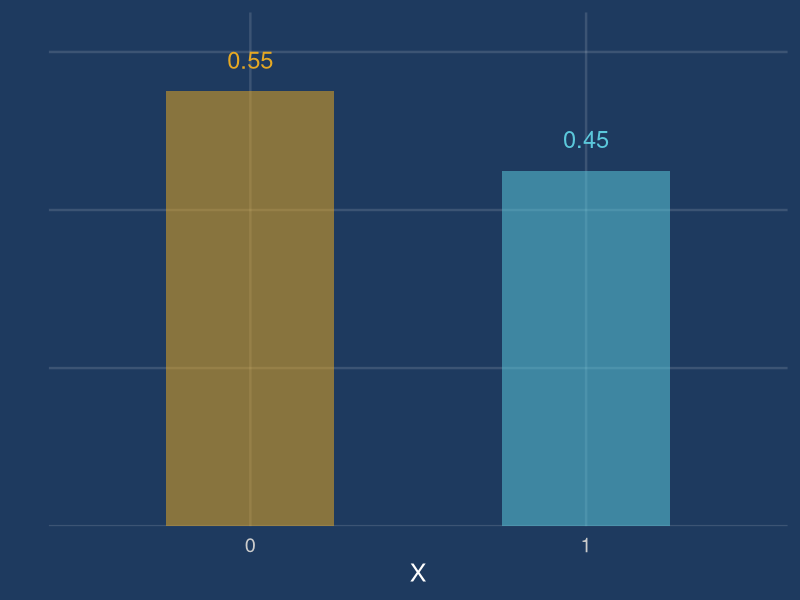
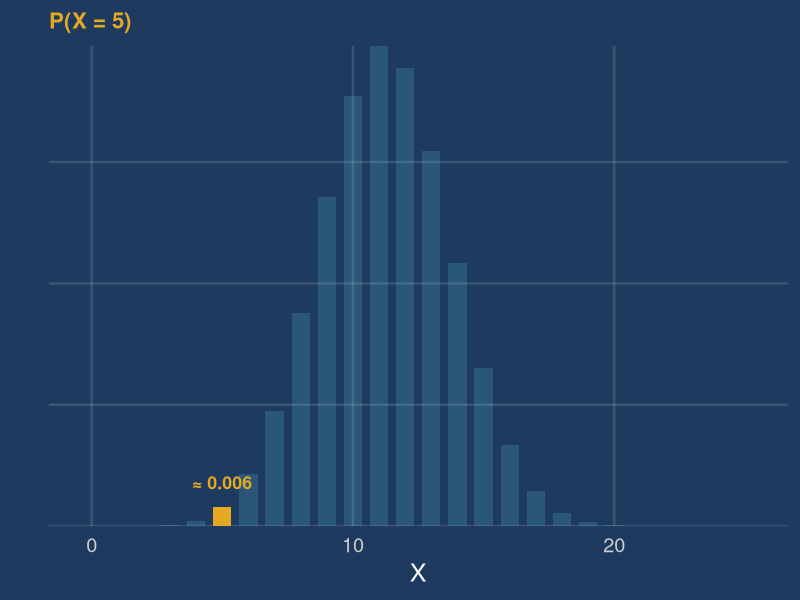
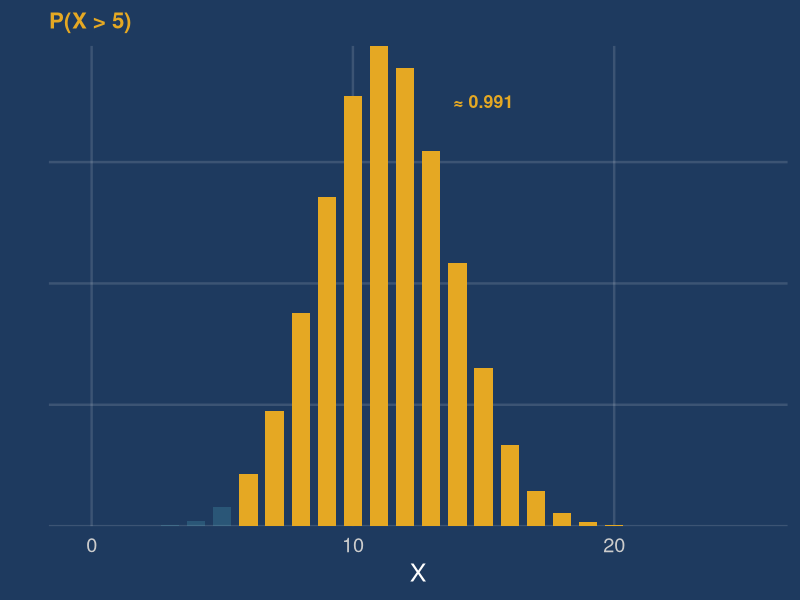
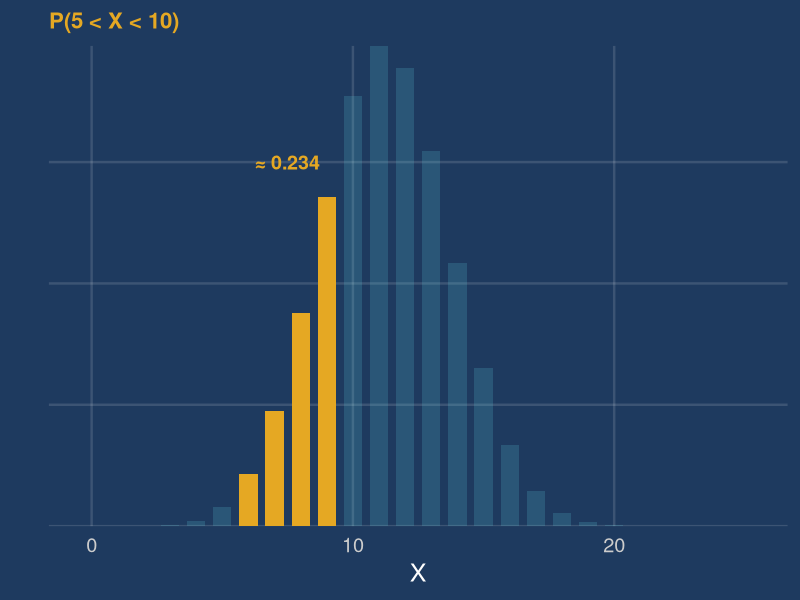
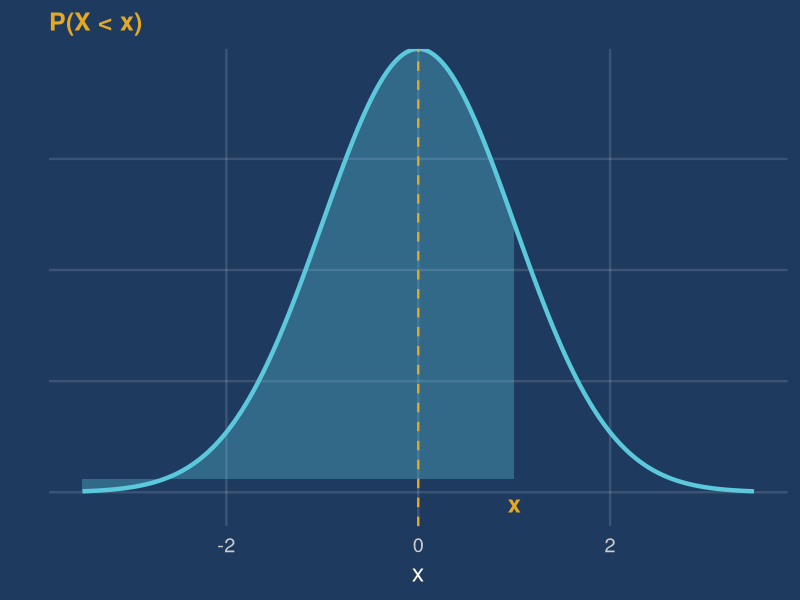
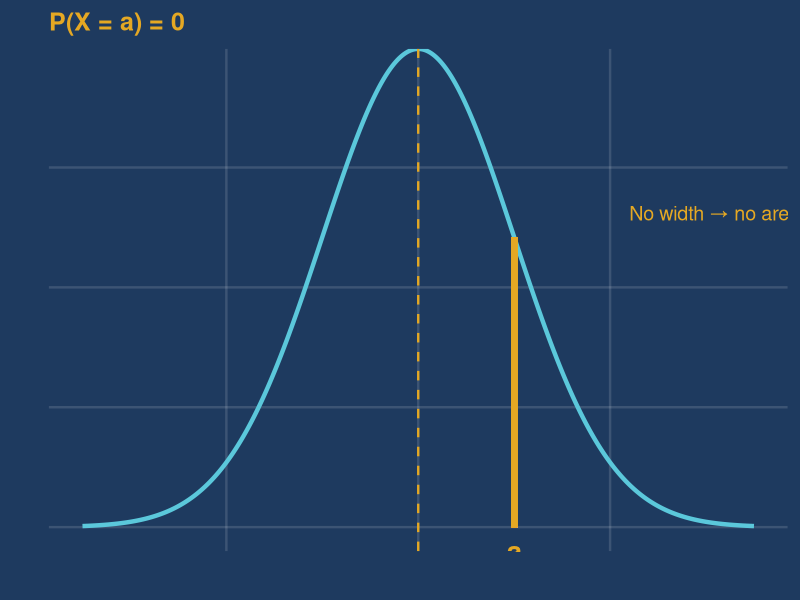
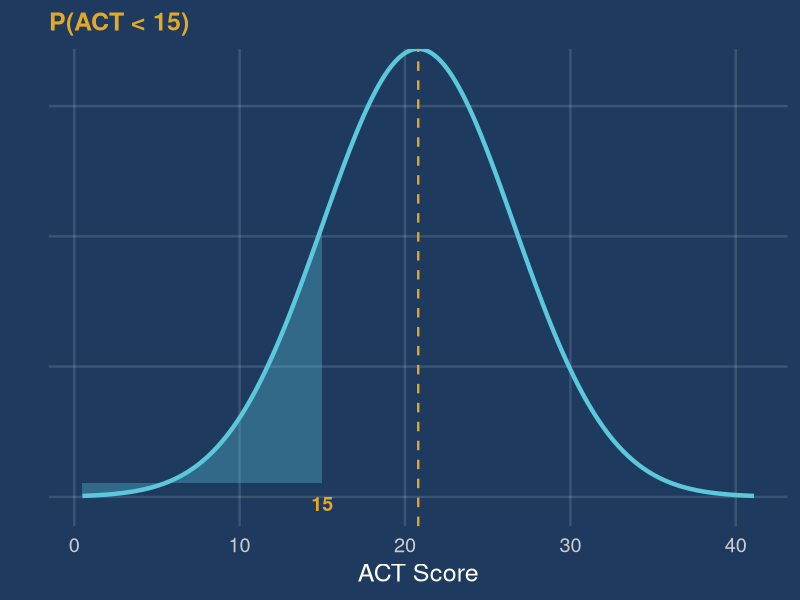
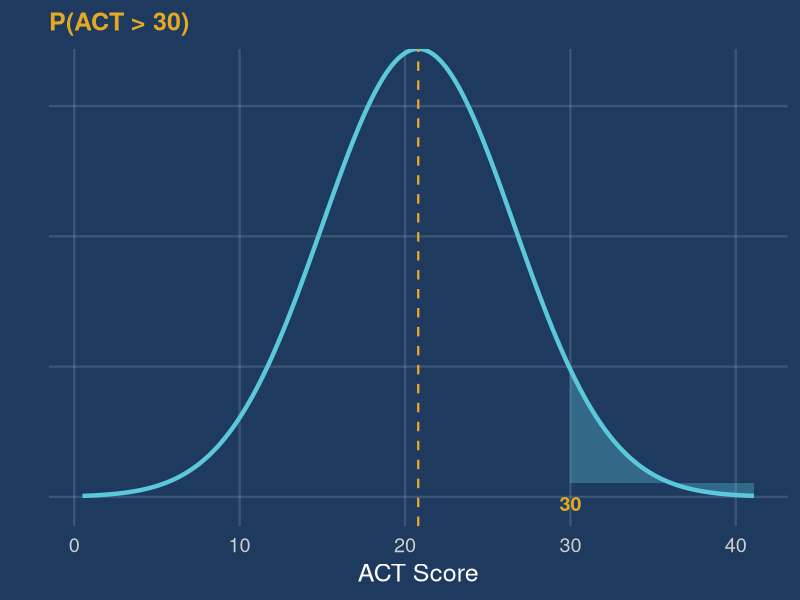

Reproduce these figures in R, in order.
## ---- chunk 1
#| include: false
library(ggplot2)

theme_section <- function() {
  theme_minimal(base_size = 18) +
  theme(
    plot.background  = element_rect(fill = "#1e3a5f", color = NA),
    panel.background = element_rect(fill = "#1e3a5f", color = NA),
    panel.grid.major = element_line(color = "#ffffff22"),
    panel.grid.minor = element_blank(),
    text             = element_text(color = "white"),
    axis.text        = element_text(color = "#cccccc"),
    plot.title       = element_text(color = "#E5A823", size = 20, face = "bold")
  )
}

# helper: normal curve with shaded region
shade_normal <- function(mu, sigma, shade_from, shade_to,
                         title = "", xlab = "",
                         shade_col = "#5BC8DB55",
                         line_col = "#5BC8DB",
                         xlim_low = mu - 3.5 * sigma,
                         xlim_high = mu + 3.5 * sigma) {
  x_all <- seq(xlim_low, xlim_high, length.out = 400)
  y_all <- dnorm(x_all, mu, sigma)
  x_shade <- seq(max(shade_from, xlim_low), min(shade_to, xlim_high), length.out = 400)
  y_shade <- dnorm(x_shade, mu, sigma)

  gap <- max(y_all) * 0.03
  df_curve <- data.frame(x = x_all, y = y_all)
  df_shade <- data.frame(x = c(x_shade[1], x_shade, x_shade[length(x_shade)]),
                         y = c(gap, y_shade, gap))

  ggplot() +
    geom_polygon(data = df_shade, aes(x, y),
                 fill = shade_col, color = NA) +
    geom_line(data = df_curve, aes(x, y),
              color = line_col, linewidth = 1.5) +
    geom_vline(xintercept = mu, color = "#E5A823", linewidth = 0.8, linetype = "dashed") +
    labs(title = title, x = xlab, y = "") +
    scale_y_continuous(expand = expansion(mult = c(0.05, 0))) +
    theme_section() +
    theme(axis.text.y = element_blank(),
          axis.ticks.y = element_blank(),
          plot.title = element_text(size = 18))
}

# helper: binomial bar chart with highlighted bars
binom_bar <- function(n, p, highlight_fn, title = "",
                      hi_col = "#E5A823", lo_col = "#5BC8DB33") {
  x <- 0:n
  probs <- dbinom(x, n, p)
  df <- data.frame(x = x, prob = probs)
  df$fill <- ifelse(highlight_fn(x), "hi", "lo")

  ggplot(df, aes(x = x, y = prob, fill = fill)) +
    geom_col(width = 0.7) +
    scale_fill_manual(values = c("hi" = hi_col, "lo" = lo_col), guide = "none") +
    labs(title = title, x = "X", y = "") +
    scale_y_continuous(expand = c(0, 0)) +
    theme_section() +
    theme(axis.text.y = element_blank(), axis.ticks.y = element_blank(),
          plot.title = element_text(size = 16))
}
## ---- chunk 2
#| echo: false
#| fig-width: 4
#| fig-height: 3.2
df_one <- data.frame(x = factor(c(0, 1)), prob = c(0.55, 0.45))

ggplot(df_one, aes(x = x, y = prob, fill = x)) +
  geom_col(width = 0.5) +
  scale_fill_manual(values = c("0" = "#E5A82388", "1" = "#5BC8DB88"), guide = "none") +
  labs(x = "X", y = "") +
  scale_y_continuous(expand = c(0, 0), limits = c(0, 0.65)) +
  theme_section() +
  theme(axis.text.y = element_blank(), axis.ticks.y = element_blank()) +
  annotate("text", x = 1, y = 0.59, label = "0.55", color = "#E5A823", size = 6) +
  annotate("text", x = 2, y = 0.49, label = "0.45", color = "#5BC8DB", size = 6)
## ---- chunk 3
#| echo: false
#| fig-width: 6
#| fig-height: 3.8
binom_bar(25, 0.45, function(x) x == 5, title = "P(X = 5)") +
  annotate("text", x = 5, y = dbinom(5, 25, 0.45) + 0.008,
           label = paste0("≈ ", round(dbinom(5, 25, 0.45), 3)),
           color = "#E5A823", size = 4.5, fontface = "bold")
## ---- chunk 4
#| echo: false
#| fig-width: 6
#| fig-height: 3.8
binom_bar(25, 0.45, function(x) x > 5, title = "P(X > 5)") +
  annotate("text", x = 15, y = 0.14,
           label = paste0("≈ ", round(1 - pbinom(5, 25, 0.45), 3)),
           color = "#E5A823", size = 4.5, fontface = "bold")
## ---- chunk 5
#| echo: false
#| fig-width: 6
#| fig-height: 3.8
binom_bar(25, 0.45, function(x) x > 5 & x < 10, title = "P(5 < X < 10)") +
  annotate("text", x = 7.5, y = 0.12,
           label = paste0("≈ ", round(pbinom(9, 25, 0.45) - pbinom(5, 25, 0.45), 3)),
           color = "#E5A823", size = 5, fontface = "bold")
## ---- chunk 6
#| echo: false
#| fig-width: 6
#| fig-height: 3.8
shade_normal(0, 1, -4, 1, title = "P(X < x)", xlab = "x") +
  annotate("text", x = 1, y = -0.01, label = "x", color = "#E5A823",
           size = 6, fontface = "bold")
## ---- chunk 7
#| echo: false
#| fig-width: 6
#| fig-height: 3.8
x_all <- seq(-3.5, 3.5, length.out = 400)
y_all <- dnorm(x_all)
df_curve <- data.frame(x = x_all, y = y_all)

ggplot(df_curve, aes(x, y)) +
  geom_line(color = "#5BC8DB", linewidth = 1.5) +
  geom_segment(aes(x = 1, xend = 1, y = 0, yend = dnorm(1)),
               color = "#E5A823", linewidth = 2) +
  geom_vline(xintercept = 0, color = "#E5A823", linewidth = 0.8, linetype = "dashed") +
  annotate("text", x = 1, y = -0.02, label = "a", color = "#E5A823",
           size = 7, fontface = "bold") +
  annotate("text", x = 2.2, y = dnorm(1) + 0.02, label = "No width → no area",
           color = "#E5A823", size = 5, hjust = 0) +
  labs(title = "P(X = a) = 0", x = "", y = "") +
  scale_y_continuous(expand = c(0, 0)) +
  theme_section() +
  theme(axis.text = element_blank(), axis.ticks = element_blank(),
        plot.title = element_text(size = 18))
## ---- chunk 8
#| echo: false
#| fig-width: 6
#| fig-height: 4.2
shade_normal(20.8, 5.8, -5, 15,
             title = "P(ACT < 15)",
             xlab = "ACT Score") +
  annotate("text", x = 15, y = -0.001, label = "15", color = "#E5A823",
           size = 5, fontface = "bold")
## ---- chunk 9
#| echo: false
#| fig-width: 6
#| fig-height: 4.2
shade_normal(20.8, 5.8, 30, 50,
             title = "P(ACT > 30)",
             xlab = "ACT Score") +
  annotate("text", x = 30, y = -0.001, label = "30", color = "#E5A823",
           size = 5, fontface = "bold")
## ---- chunk 10
#| echo: false
#| fig-width: 6
#| fig-height: 4.2
shade_normal(20.8, 5.8, 15, 26.6,
             title = "P(15 < ACT < 26.6)",
             xlab = "ACT Score") +
  annotate("text", x = 15, y = -0.001, label = "15", color = "#E5A823",
           size = 5, fontface = "bold") +
  annotate("text", x = 26.6, y = -0.001, label = "26.6", color = "#E5A823",
           size = 5, fontface = "bold")
## ---- chunk 11
#| echo: false
#| fig-width: 6
#| fig-height: 4.2
# shade both tails
x_all <- seq(20.8 - 3.5*5.8, 20.8 + 3.5*5.8, length.out = 400)
y_all <- dnorm(x_all, 20.8, 5.8)
df_curve <- data.frame(x = x_all, y = y_all)

gap <- max(y_all) * 0.03
# lower tail
x_lo <- seq(min(x_all), 20.8 - 2*5.8, length.out = 200)
y_lo <- dnorm(x_lo, 20.8, 5.8)
df_lo <- data.frame(x = c(x_lo[1], x_lo, x_lo[length(x_lo)]),
                    y = c(gap, y_lo, gap))
# upper tail
x_hi <- seq(20.8 + 2*5.8, max(x_all), length.out = 200)
y_hi <- dnorm(x_hi, 20.8, 5.8)
df_hi <- data.frame(x = c(x_hi[1], x_hi, x_hi[length(x_hi)]),
                    y = c(gap, y_hi, gap))

ggplot() +
  geom_polygon(data = df_lo, aes(x, y), fill = "#5BC8DB55", color = NA) +
  geom_polygon(data = df_hi, aes(x, y), fill = "#5BC8DB55", color = NA) +
  geom_line(data = df_curve, aes(x, y), color = "#5BC8DB", linewidth = 1.5) +
  geom_vline(xintercept = 20.8, color = "#E5A823", linewidth = 0.8, linetype = "dashed") +
  annotate("text", x = 20.8 - 2*5.8, y = dnorm(20.8 - 2*5.8, 20.8, 5.8) + 0.003,
           label = "9.2", color = "#E5A823", size = 5, fontface = "bold") +
  annotate("text", x = 20.8 + 2*5.8, y = dnorm(20.8 + 2*5.8, 20.8, 5.8) + 0.003,
           label = "32.4", color = "#E5A823", size = 5, fontface = "bold") +
  labs(title = "P(ACT < 9.2) + P(ACT > 32.4)", x = "ACT Score", y = "") +
  scale_y_continuous(expand = expansion(mult = c(0.05, 0))) +
  theme_section() +
  theme(axis.text.y = element_blank(), axis.ticks.y = element_blank(),
        plot.title = element_text(size = 18))
## ---- chunk 12
#| echo: false
#| fig-width: 4.2
#| fig-height: 3.2
shade_normal(0, 1, -1, 1, title = "68% within ±1 SD",
             shade_col = "#E5A82344") +
  annotate("text", x = 0, y = 0.17, label = "68%",
           color = "#E5A823", size = 7, fontface = "bold") +
  theme(axis.text.x = element_blank())
## ---- chunk 13
#| echo: false
#| fig-width: 4.2
#| fig-height: 3.2
shade_normal(0, 1, -2, 2, title = "95% within ±2 SDs",
             shade_col = "#E5A82344") +
  annotate("text", x = 0, y = 0.17, label = "95%",
           color = "#E5A823", size = 7, fontface = "bold") +
  theme(axis.text.x = element_blank())
## ---- chunk 14
#| echo: false
#| fig-width: 4.2
#| fig-height: 3.2
shade_normal(0, 1, -3, 3, title = "99.7% within ±3 SDs",
             shade_col = "#E5A82344") +
  annotate("text", x = 0, y = 0.17, label = "99.7%",
           color = "#E5A823", size = 7, fontface = "bold") +
  theme(axis.text.x = element_blank())
